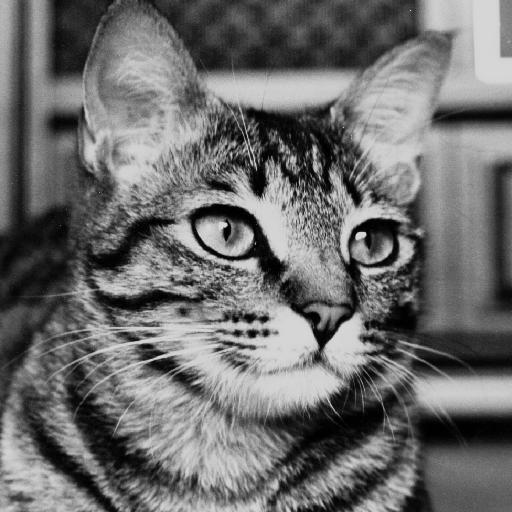
#> input picture cat.bmp, 512 x 512 px, found by its file name
$ python problem1b.py
#> lines starting #> are read from the running program, lines starting #| are printed output that depends on the picture
import imageio.v2 as iio
import numpy as np
import matplotlib.pyplot as plt

img = iio.imread("D:/RizwanDIP/cat.bmp")
#> img is the input picture: shape (512, 512); min 0, max 232, mean 108.9

size = 512
im = [[0] * size for _ in range(size)]
im1 = [[0] * size for _ in range(size)]
im2 = [[0] * size for _ in range(size)]
im3 = [[0] * size for _ in range(size)]
im4 = [[0] * size for _ in range(size)]
im5 = [[0] * size for _ in range(size)]
im6 = [[0] * size for _ in range(size)]
im7 = [[0] * size for _ in range(size)]
imOriginal = [[0] * size for _ in range(size)]

for i in range(size):
    for j in range(img.shape[1]):
        im[i][j] = img[i][j] & 128
        im1[i][j] = img[i][j] & 64
        im2[i][j] = img[i][j] & 32
        im3[i][j] = img[i][j] & 16
        im4[i][j] = img[i][j] & 8
        im5[i][j] = img[i][j] & 4
        im6[i][j] = img[i][j] & 2
        im7[i][j] = img[i][j] & 1
        imOriginal[i][j] = im[i][j] + im1[i][j] + im2[i][j] + im3[i][j] + im4[i][j] + im5[i][j] + im6[i][j]
#> after the loop, im = 512 items; im1 = 512 items; im2 = 512 items; im3 = 512 items; im4 = 512 items; im5 = 512 items; im6 = 512 items; im7 = 512 items; imOriginal = 512 items


plt.figure(figsize=(15,15))
plt.subplot(3,4,1)
plt.title('Original Image')
plt.imshow(img, cmap='gray')
plt.subplot(3,4,2)
plt.title('For MSB 7th bit')
plt.imshow(im, cmap='gray')
plt.subplot(3,4,3)
plt.title('For 6th bit')
plt.imshow(im1, cmap='gray')
plt.subplot(3,4,4)
plt.title('For 5th bit')
plt.imshow(im2, cmap='gray')
plt.subplot(3,4,5)
plt.title('For 4th bit')
plt.imshow(im3, cmap='gray')
plt.subplot(3,4,6)
plt.title('For 3th bit')
plt.imshow(im4, cmap='gray')
plt.subplot(3,4,7)
plt.title('For 2th bit')
plt.imshow(im5, cmap='gray')
plt.subplot(3,4,8)
plt.title('For 1th bit')
plt.imshow(im6, cmap='gray')
plt.subplot(3,4,9)
plt.title('For LSB 0th bit')
plt.imshow(im7, cmap='gray')
plt.subplot(3,4,10)
plt.title('After Summing MSB to LSB')
plt.imshow(imOriginal, cmap='gray')


plt.show()
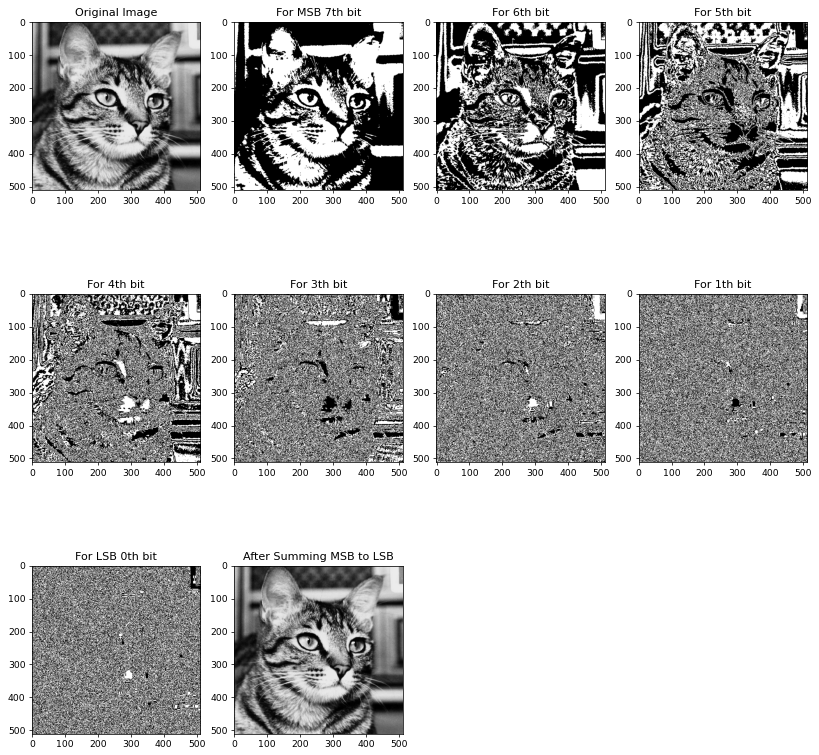
#> figure drawn by matplotlib, 10 panels
